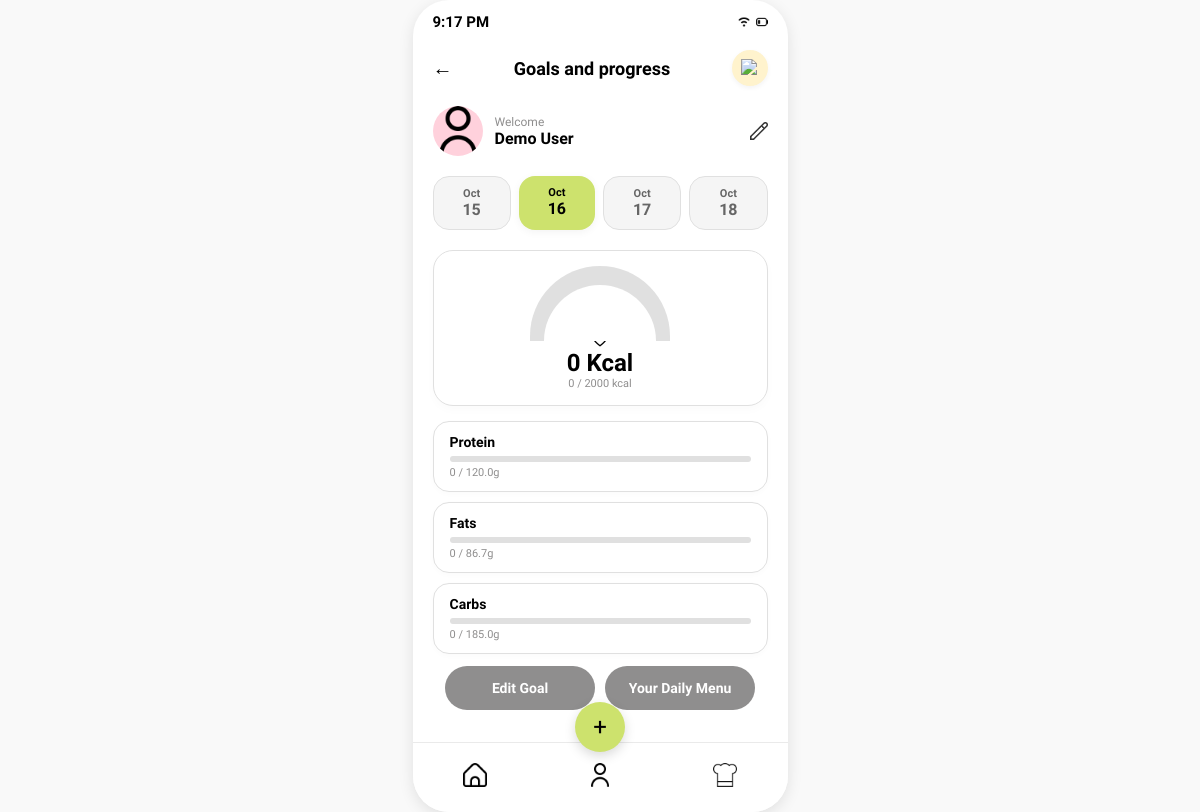
Page /dashboard on the earlier database version.
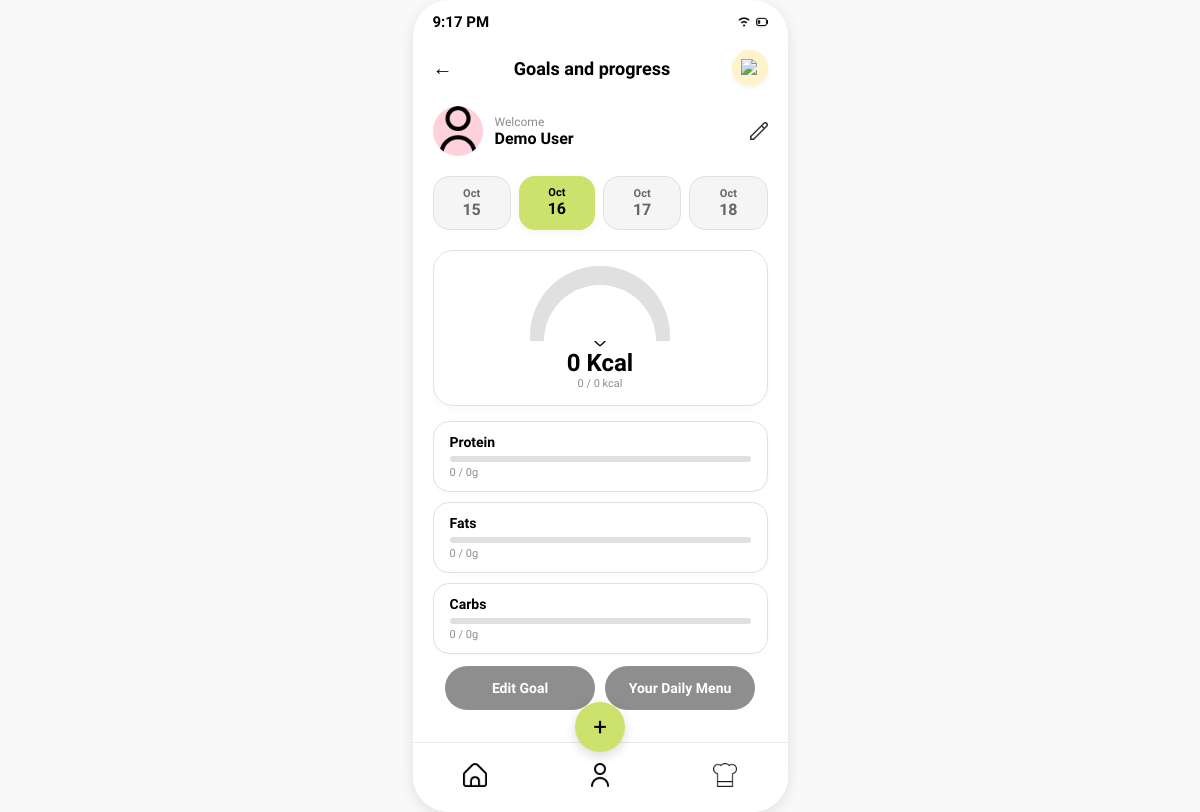
Same page on the later database version.
### tables this page shows
CREATE TABLE goals (
            id INTEGER PRIMARY KEY AUTOINCREMENT,
            user_id INTEGER NOT NULL UNIQUE,
            calories INTEGER NOT NULL,
            protein_percent INTEGER NOT NULL,
            carbohydrate_percent INTEGER NOT NULL,
            fat_percent INTEGER NOT NULL,
            protein_grams REAL NOT NULL,
            carbohydrate_grams REAL NOT NULL,
            fat_grams REAL NOT NULL,
            updated_at TEXT NOT NULL DEFAULT CURRENT_TIMESTAMP,
            FOREIGN KEY (user_id) REFERENCES users(id) ON DELETE CASCADE
        );

### app.py (the view)
@app.route("/dashboard", methods=["GET", "POST"])
def dashboard():
    selected_day, date_options = get_compact_date_options(request.args.get("date"))
    selected_date = selected_day.isoformat()
    goal_targets = {
        "calories": 0,
        "protein": 0,
        "fats": 0,
        "carbs": 0,
    }
    consumed = {"calories": 0.0, "protein": 0.0, "fats": 0.0, "carbs": 0.0}
    profile_name = None
    with get_database_connection() as connection:
        user_id = get_food_user_id(connection)
        goal = None
        if user_id is not None:
            goal = connection.execute(
                """
                SELECT calories, protein_grams, carbohydrate_grams, fat_grams
                FROM goals
                WHERE user_id = ?
                """,
                (user_id,),
            ).fetchone()
            consumed = get_daily_nutrition_totals(connection, user_id, selected_date)
            profile_row = get_saved_profile(connection, user_id)
            profile_name = profile_row["name"] if profile_row is not None else None
    if goal is not None:
        goal_targets = {
            "calories": goal["calories"],
            "protein": goal["protein_grams"],
            "fats": goal["fat_grams"],
            "carbs": goal["carbohydrate_grams"],
        }
    consumed_display = {
        nutrient: format_nutrition_value(value) for nutrient, value in consumed.items()
    }
    progress = {
        "calories": calculate_progress(consumed["calories"], goal_targets["calories"]),
        "protein": calculate_progress(consumed["protein"], goal_targets["protein"]),
        "fats": calculate_progress(consumed["fats"], goal_targets["fats"]),
        "carbs": calculate_progress(consumed["carbs"], goal_targets["carbs"]),
    }
    return render_template(
        "dashboard.html",
        selected_date=selected_date,
        date_options=date_options,
        goal_targets=goal_targets,
        consumed=consumed,
        consumed_display=consumed_display,
        progress=progress,
        profile_name=profile_name or "Demo User",
    )

### app.py (called while the page is built)
def get_database_connection():
    return open_database_connection(app.config["DATABASE"])

def active_demo_user_id():
    user_id = session.get("user_id")
    if user_id is None:
        return None
    with get_database_connection() as connection:
        user = connection.execute(
            "SELECT id FROM users WHERE id = ?", (user_id,)
        ).fetchone()
    return user["id"] if user is not None else None

def get_food_user_id(connection):
    session_user_id = active_demo_user_id()
    if session_user_id is not None:
        return session_user_id
    users = connection.execute("SELECT id FROM users ORDER BY id LIMIT 2").fetchall()
    return users[0]["id"] if len(users) == 1 else None

def format_nutrition_value(value):
    value = float(value)
    return str(int(value)) if value.is_integer() else f"{value:.1f}"

def calculate_progress(consumed, target):
    target = float(target)
    if target <= 0:
        return 0
    return min(100, round((float(consumed) / target) * 100, 1))

def get_saved_profile(connection, user_id):
    if user_id is None:
        return None
    return connection.execute(
        "SELECT * FROM profiles WHERE user_id = ?", (user_id,)
    ).fetchone()

### templates/dashboard.html (shortened to what the changed rows need)
<!DOCTYPE html>
<html lang="en">
<head>
    <link rel="stylesheet" href="{{ url_for('static', filename='style.css') }}">
</head>
<body>
    <div class="phone-screen" style="justify-content: flex-start; padding: 25px 20px; position: relative;">
        <div
            style="display: flex; justify-content: space-between; align-items: center; width: 100%; margin-top: 25px; margin-bottom: 20px;">
            <h2 style="font-size: 18px; font-weight: 700; margin: 0; color: #000000;">Goals and progress</h2>
        </div>
        <div
            style="background: #ffffff; border: 1.5px solid #E0E0E0; border-radius: 20px; padding: 15px; width: 100%; display: flex; flex-direction: column; align-items: center; margin-bottom: 15px; box-shadow: 0 4px 10px rgba(0,0,0,0.02); position: relative; box-sizing: border-box;">
            <div style="
                width: 140px;
                height: 75px;
                border-top-left-radius: 75px;
                border-top-right-radius: 75px;
                background: conic-gradient(
                    from 270deg at 50% 100%,
                    {% if progress.calories >= 100 %}#CDE26D{% else %}#FFCC00{% endif %} 0deg,
                    {% if progress.calories >= 100 %}#CDE26D{% else %}#FFCC00{% endif %} {{ (progress.calories * 1.8)|round(1) }}deg,
                    #E0E0E0 {{ (progress.calories * 1.8)|round(1) }}deg,
                    #E0E0E0 360deg
                );
                position: relative;
                display: flex;
                align-items: flex-end;
                justify-content: center;
            ">
                <div
                    style="width: 112px; height: 56px; border-top-left-radius: 56px; border-top-right-radius: 56px; background: #ffffff;">
                </div>
            </div>
            <div style="display: flex; align-items: center; gap: 4px; margin-top: -10px;">
            </div>
            <div style="font-size: 24px; font-weight: 800; color: #000; margin-top: 2px;">{{ consumed_display.calories
                }} Kcal</div>
            <div style="font-size: 11px; color: #8F8E8E; font-weight: 500;">{{ consumed_display.calories }} / {{
                goal_targets.calories }} kcal</div>
        </div>
        <div style="width: 100%; display: flex; flex-direction: column; gap: 10px; margin-bottom: 15px;">
            <div
                style="background: #ffffff; border: 1.5px solid #E0E0E0; border-radius: 16px; padding: 12px 16px; box-shadow: 0 2px 6px rgba(0,0,0,0.02);">
                <div
                    style="display: flex; justify-content: space-between; font-size: 14px; font-weight: 700; color: #000; margin-bottom: 6px;">
                    <span>Protein</span>
                </div>
                <div
                    style="background: #E0E0E0; border-radius: 4px; height: 6px; width: 100%; overflow: hidden; margin-bottom: 4px;">
                </div>
                <div style="font-size: 11px; color: #8F8E8E;">{{ consumed_display.protein }} / {{ goal_targets.protein
                    }}g</div>
            </div>
            <div
                style="background: #ffffff; border: 1.5px solid #E0E0E0; border-radius: 16px; padding: 12px 16px; box-shadow: 0 2px 6px rgba(0,0,0,0.02);">
                <div
                    style="display: flex; justify-content: space-between; font-size: 14px; font-weight: 700; color: #000; margin-bottom: 6px;">
                    <span>Fats</span>
                </div>
                <div
                    style="background: #E0E0E0; border-radius: 4px; height: 6px; width: 100%; overflow: hidden; margin-bottom: 4px;">
                </div>
                <div style="font-size: 11px; color: #8F8E8E;">{{ consumed_display.fats }} / {{ goal_targets.fats }}g
                </div>
            </div>
            <div
                style="background: #ffffff; border: 1.5px solid #E0E0E0; border-radius: 16px; padding: 12px 16px; box-shadow: 0 2px 6px rgba(0,0,0,0.02);">
                <div
                    style="display: flex; justify-content: space-between; font-size: 14px; font-weight: 700; color: #000; margin-bottom: 6px;">
                    <span>Carbs</span>
                </div>
                <div
                    style="background: #E0E0E0; border-radius: 4px; height: 6px; width: 100%; overflow: hidden; margin-bottom: 4px;">
                </div>
                <div style="font-size: 11px; color: #8F8E8E;">{{ consumed_display.carbs }} / {{ goal_targets.carbs }}g
                </div>
            </div>
        </div>
    </div>
</body>
</html>

Differences in the rows shown:
removed goals: calories "2000", protein "120.0", fats "86.7", carbs "185.0"
Other differences:
{{ goal_targets.calories }}: (not shown) → "0"
{{ goal_targets.protein }}: (not shown) → "0"
{{ goal_targets.fats }}: (not shown) → "0"
{{ goal_targets.carbs }}: (not shown) → "0"
